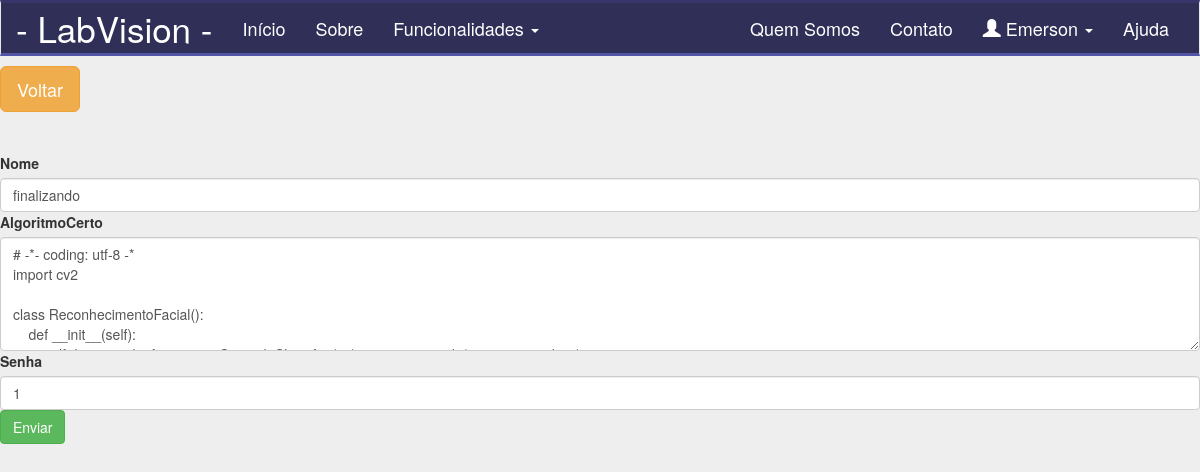
Page /atualizar-algoritmo/1 (signed in) on the earlier database version.
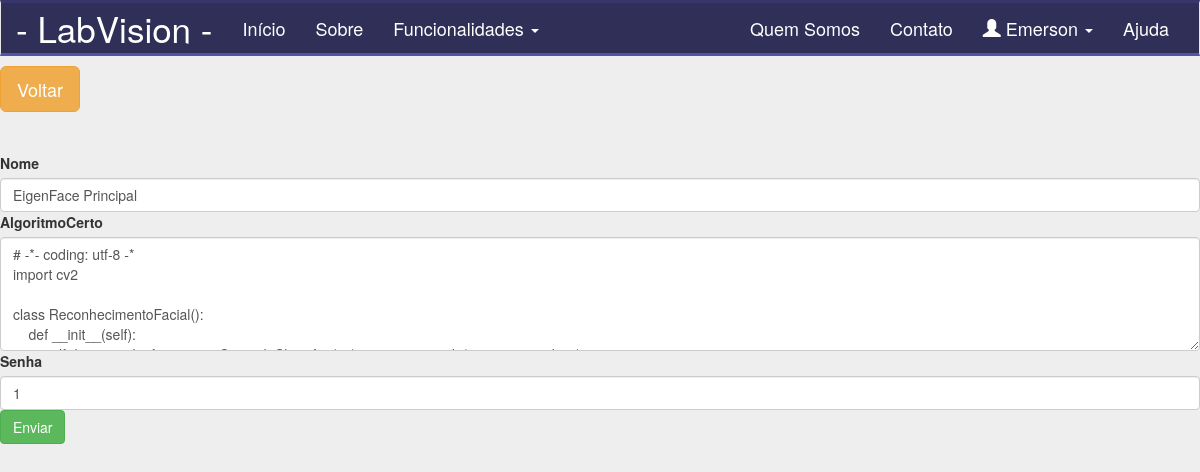
Same page on the later database version.
### app/models/tables.py (models this page shows, shortened)
class Pessoa(db.Model):
    __tablename__ = "pessoas"
    id = db.Column(db.Integer, primary_key=True)
    nome = db.Column(db.String(50))

class Algoritmo(db.Model):
    __tablename__ = "algoritmos"
    id = db.Column(db.Integer, primary_key=True)
    nome = db.Column(db.String(20))
    algoritmo = db.Column(db.Text)
    usuario = db.Column(db.Integer, db.ForeignKey('usuarios.id'))

### app/controllers/default.py (the view, shortened to what this page needs)
@app.route('/atualizar-algoritmo/<int:id>', methods=['GET', 'POST'])
def atualizar_algoritmo(id=None):
    if not current_user.get_id():
        return redirect(url_for('login'))
    if id!=None and request.method=="GET":
        algoritmo = Algoritmo.query.filter_by(id=id).first()
        form = CadastrarAlgoritmoForm()
        return render_template('algoritmo/atualizar-algoritmo.html', form=form, algoritmo=algoritmo)
    return redirect(url_for('listar_algoritmos'))

### app/models/forms.py
class CadastrarAlgoritmoForm(FlaskForm):
    nome = StringField("nome", validators=[DataRequired()])
    usuario = StringField("usuario", validators=[DataRequired()])
    algoritmo = StringField("algoritmo", widget=TextArea())

### app/controllers/default.py (called while the page is built)
@login_manager.user_loader
def load_user(id):
    return Usuario.query.filter_by(id=id).first()

### app/models/tables.py (called while the page is built)
    def get_id(self):
        return str(self.id)

### app/templates/algoritmo/atualizar-algoritmo.html
{% include 'base/head.html' %}
{% include 'base/nav_bar.html' %}
<a href="/listar-algoritmos">
        <button class="btn btn-lg btn-warning">
            Voltar
        </button>
    </a>
    <hr>
<div>
      <form action="/atualizar-algoritmo/{{ algoritmo.id }}" method="POST">
          <label>Nome</label>
              {{ form.nome(class="form-control", value=algoritmo.nome) }}
          <label>AlgoritmoCerto</label>
              <textarea class="form-control" rows="5" name="algoritmo">{{ algoritmo.algoritmo }}</textarea>
          <label>Senha</label>
              {{ form.usuario(class="form-control", value=algoritmo.usuario) }}
          <input class="btn btn-success" type="submit" value="Enviar">
      </form>
</div>
{% include 'base/footer.html' %}

### app/templates/base/head.html (shortened to what this page needs)
<!DOCTYPE html>
<html lang="pt-br">
<head>
    <link rel="stylesheet" href="{{ url_for('static', filename='bootstrap/css/bootstrap.css') }}">
    <link rel="stylesheet" href="{{ url_for('static', filename='css/main.css') }}">
</head>
<body>

### app/templates/base/nav_bar.html (shortened to what this page needs)
<div class="container-nav">
    <nav class="navbar navbar-default">
        <div class="container-fluid">
            <div class="navbar-header">
                <a class="navbar-brand nav-titulo" href="/index">- LabVision -</a>
            </div>
            <div class="collapse navbar-collapse" id="navPrincipal">
                <ul class="nav navbar-nav">
                    <li>
                        <a href="/index">Início</a>
                    </li>
                    <li>
                        <a href="/sobre">Sobre</a>
                    </li>
                    <li class="dropdown">
                        <a class="dropdown-toggle" data-toggle="dropdown" href="#">
                            Funcionalidades
                            <span class="caret"></span>
                        </a>
                    </li>
                </ul>
                <ul class="nav navbar-nav navbar-right">
                    <li><a href="">Quem Somos</a></li>
                    <li><a href="">Contato</a></li>
                    <li class="dropdown">
                        <a class="dropdown-toggle" data-toggle="dropdown" href="#">
                            <span class="glyphicon glyphicon-user nav-icone-perfil"></span>
                            <span class="nav-icone-perfil">{{current_user.nome}}</span>
                            <span class="caret"></span>
                        </a>
                    </li>
                    <li><a href="/ajuda">Ajuda</a></li>
                </ul>
            </div>
        </div>
    </nav>
</div>

### app/templates/base/footer.html (shortened to what this page needs)
</body>
</html>

### app/static/css/main.css (style rules this page uses)
body { background-color: #EEEEEE; margin: 0px; padding: 0px; }
.container-fluid > .navbar-header > a { color: #FFFFFF; }
.navbar-default .navbar-nav > li > a { color: #FFFFFF; }
.navbar-default .navbar-nav > li > a:before { color: #FF0000; }
.navbar { background: rgba(1,1,50,.8); width: 100%; }
.navbar-default { float: left; border-radius: 0px; margin-bottom: 0px; font-size: 18px; text-color: #FFFFFF; margin-top: 0px; margin-bottom: 10px; border-bottom: inset 3px rgba(100,100,200,.7); border-top: inset 3px rgba(100,100,200,.7); }
.navbar-brand { font-size: 35px; color: #FF0000; text-color: #FF0000; }
.dropdown { color: #00FF00; }

Differences in the rows shown:
changed Algoritmo: nome "finalizando" → "EigenFace Principal"
